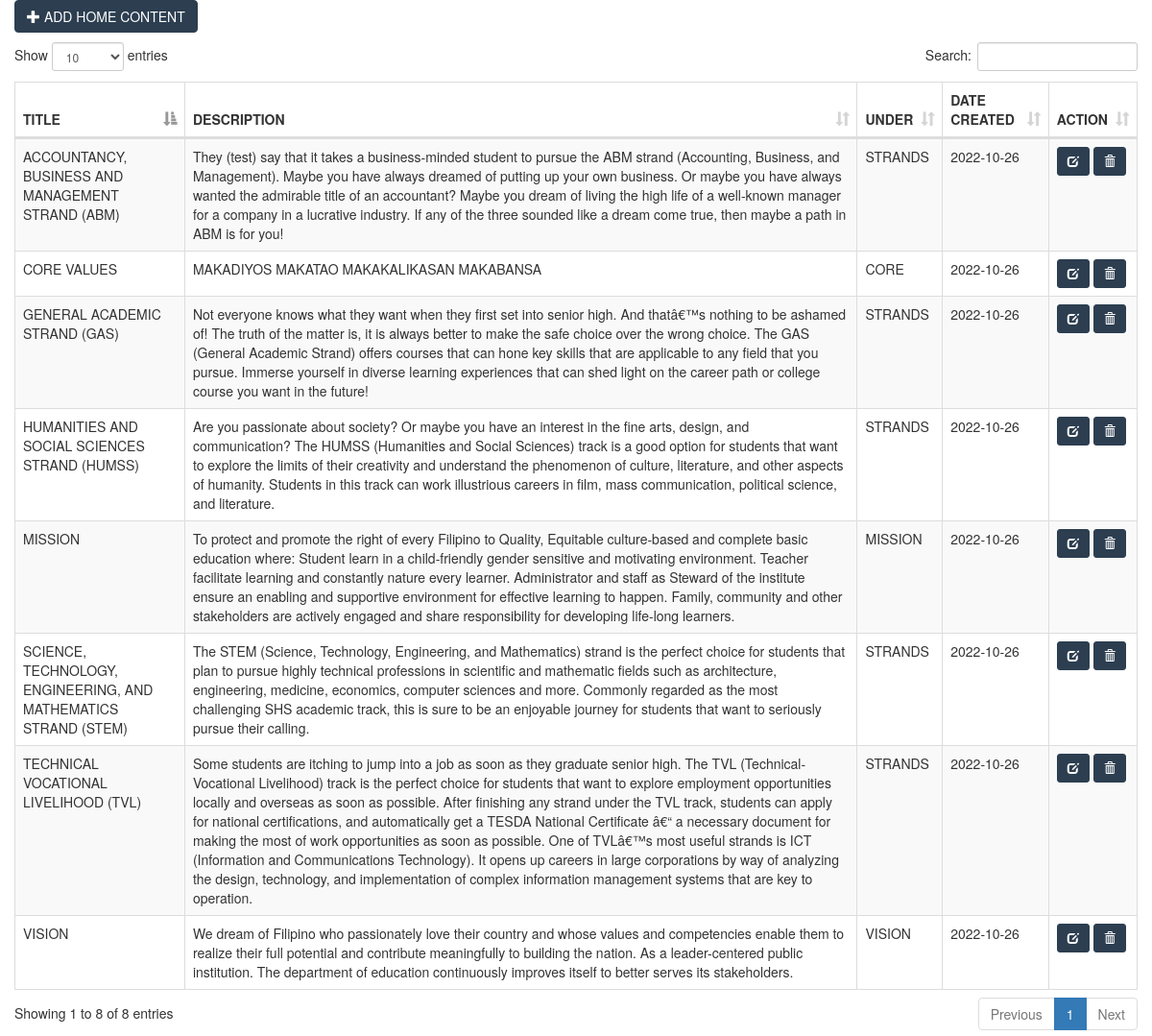
The page /admin/MANAGE/index.php on the database its author committed.
### tables this page shows
CREATE TABLE `home` (
  `id` int(11) NOT NULL,
  `title` varchar(250) NOT NULL,
  `description` text NOT NULL,
  `under` varchar(250) NOT NULL,
  `date_created` date NOT NULL
);

### admin/MANAGE/index.php (the view, shortened to what this page needs)
<!DOCTYPE html>
<html>
<head>
	<link rel="stylesheet" type="text/css" href="bootstrap/css/bootstrap.min.css">
	<link rel="stylesheet" type="text/css" href="datatable/dataTable.bootstrap.min.css">
</head>
<body>
<div class="container">
	<div class="row">
		<div class="col-sm-12">
			<div class="row">
				<a href="#addnew" data-toggle="modal" class="btn btn-primary" style="background-color:#2c3e50; border-color:#2c3e50;"><span class="glyphicon glyphicon-plus"></span> ADD HOME CONTENT</a>
			</div>
			<div class="height10">
			</div>
			<div class="row">
				<table id="myTable" class="table table-bordered table-striped">
					<thead>
						<th>TITLE</th>
						<th>DESCRIPTION</th>
						<th>UNDER</th>
						<th>DATE CREATED</th>
						<th>ACTION</th>
					</thead>
					<tbody>
						<?php
							include_once('../../connection/connection.php');
							$sql = "SELECT * FROM home";
							$query = $con->query($sql);
							while($row = $query->fetch_assoc()){
								echo
								"<tr>
									<td>".$row['title']."</td>
							        <td>".$row['description']."</td>
							        <td>".$row['under']."</td>
							        <td>".$row['date_created']."</td>
									<td>
										<a href='#edit_".$row['id']."' class='btn btn-success btn-sm' data-toggle='modal' style='background-color:#2c3e50; border-color:#2c3e50;'><span class='glyphicon glyphicon-edit'></span></a>
										<a href='#delete_".$row['id']."' class='btn btn-danger btn-sm' data-toggle='modal' style='background-color:#2c3e50; border-color:#2c3e50;'><span class='glyphicon glyphicon-trash'></span></a>
									</td>
								</tr>";
							}
						?>
					</tbody>
				</table>
			</div>
		</div>
	</div>
</div>
</body>
</html>

### admin/MANAGE/index.php (style rules this page uses)
.height10 { height:10px; }

### rows shown on the page
home: title "VISION", description "We dream of Filipino who passionately love their country and whose values and competencies enable them to realize their full potential and contribute meaningfully to building the nation. As a leader-centered public institution. The department of education continuously improves itself to better serves its stakeholders.", under "VISION", date_created "2022-10-26"
home: title "MISSION", description "To protect and promote the right of every Filipino to Quality, Equitable culture-based and complete basic education where: Student learn in a child-friendly gender sensitive and motivating environment. Teacher facilitate learning and constantly nature every learner. Administrator and staff as Steward of the institute ensure an enabling and supportive environment for effective learning to happen. Family, community and other stakeholders are actively engaged and share responsibility for developing life-long learners.", under "MISSION", date_created "2022-10-26"
home: title "CORE VALUES", description "MAKADIYOS MAKATAO MAKAKALIKASAN MAKABANSA", under "CORE", date_created "2022-10-26"
home: title "SCIENCE, TECHNOLOGY, ENGINEERING, AND MATHEMATICS STRAND (STEM)", description "The STEM (Science, Technology, Engineering, and Mathematics) strand is the perfect choice for students that plan to pursue highly technical professions in scientific and mathematic fields such as architecture, engineering, medicine, economics, computer sciences and more. Commonly regarded as the most challenging SHS academic track, this is sure to be an enjoyable journey for students that want to seriously pursue their calling.", under "STRANDS", date_created "2022-10-26"
home: title "HUMANITIES AND SOCIAL SCIENCES STRAND (HUMSS)", description "Are you passionate about society? Or maybe you have an interest in the fine arts, design, and communication? The HUMSS (Humanities and Social Sciences) track is a good option for students that want to explore the limits of their creativity and understand the phenomenon of culture, literature, and other aspects of humanity. Students in this track can work illustrious careers in film, mass communication, political science, and literature.", under "STRANDS", date_created "2022-10-26"
home: title "ACCOUNTANCY, BUSINESS AND MANAGEMENT STRAND (ABM)", description "They (test) say that it takes a business-minded student to pursue the ABM strand (Accounting, Business, and Management). Maybe you have always dreamed of putting up your own business. Or maybe you have always wanted the admirable title of an accountant? Maybe you dream of living the high life of a well-known manager for a company in a lucrative industry. If any of the three sounded like a dream come true, then maybe a path in ABM is for you!", under "STRANDS", date_created "2022-10-26"
home: title "GENERAL ACADEMIC STRAND (GAS)", description "Not everyone knows what they want when they first set into senior high. And thatâ€™s nothing to be ashamed of! The truth of the matter is, it is always better to make the safe choice over the wrong choice. The GAS (General Academic Strand) offers courses that can hone key skills that are applicable to any field that you pursue. Immerse yourself in diverse learning experiences that can shed light on the career path or college course you want in the future!", under "STRANDS", date_created "2022-10-26"
home: title "TECHNICAL VOCATIONAL LIVELIHOOD (TVL)", description "Some students are itching to jump into a job as soon as they graduate senior high. The TVL (Technical-Vocational Livelihood) track is the perfect choice for students that want to explore employment opportunities locally and overseas as soon as possible. After finishing any strand under the TVL track, students can apply for national certifications, and automatically get a TESDA National Certificate â€“ a necessary document for making the most of work opportunities as soon as possible. One of TVLâ€™s most useful strands is ICT (Information and Communications Technology). It opens up careers in large corporations by way of analyzing the design, technology, and implementation of complex…", under "STRANDS", date_created "2022-10-26"
